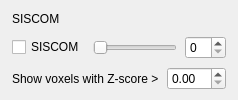
                                  <widget class="QFrame" name="cardObliqueSISCOM">
                                   <property name="frameShape">
                                    <enum>QFrame::Shape::NoFrame</enum>
                                   </property>
                                   <layout class="QVBoxLayout" name="cardObliqueSISCOMLayout">
                                    <property name="spacing">
                                     <number>8</number>
                                    </property>
                                    <property name="leftMargin">
                                     <number>12</number>
                                    </property>
                                    <property name="topMargin">
                                     <number>10</number>
                                    </property>
                                    <property name="rightMargin">
                                     <number>12</number>
                                    </property>
                                    <property name="bottomMargin">
                                     <number>10</number>
                                    </property>
                                    <item>
                                     <widget class="QLabel" name="lblObliqueSISCOMCard">
                                      <property name="text">
                                       <string>SISCOM</string>
                                      </property>
                                     </widget>
                                    </item>
                                    <item>
                                     <layout class="QHBoxLayout" name="horizontalLayout_39">
                                      <property name="spacing">
                                       <number>8</number>
                                      </property>
                                      <item>
                                       <widget class="QCheckBox" name="chk_obliqueSlice_SISCOM">
                                        <property name="text">
                                         <string>SISCOM</string>
                                        </property>
                                       </widget>
                                      </item>
                                      <item>
                                       <widget class="QSlider" name="horizontalSlider_obliqueSlice_SISCOM">
                                        <property name="orientation">
                                         <enum>Qt::Orientation::Horizontal</enum>
                                        </property>
                                       </widget>
                                      </item>
                                      <item>
                                       <widget class="QSpinBox" name="sb_obliqueSlice_SISCOM"/>
                                      </item>
                                     </layout>
                                    </item>
                                    <item>
                                     <layout class="QHBoxLayout" name="horizontalLayout_54">
                                      <property name="spacing">
                                       <number>8</number>
                                      </property>
                                      <item>
                                       <widget class="QLabel" name="label_29">
                                        <property name="text">
                                         <string>Show voxels with Z-score &gt;</string>
                                        </property>
                                       </widget>
                                      </item>
                                      <item>
                                       <widget class="QDoubleSpinBox" name="doubleSpinBox_ObliqueSlices_zScoreSISCOM"/>
                                      </item>
                                     </layout>
                                    </item>
                                   </layout>
                                  </widget>
